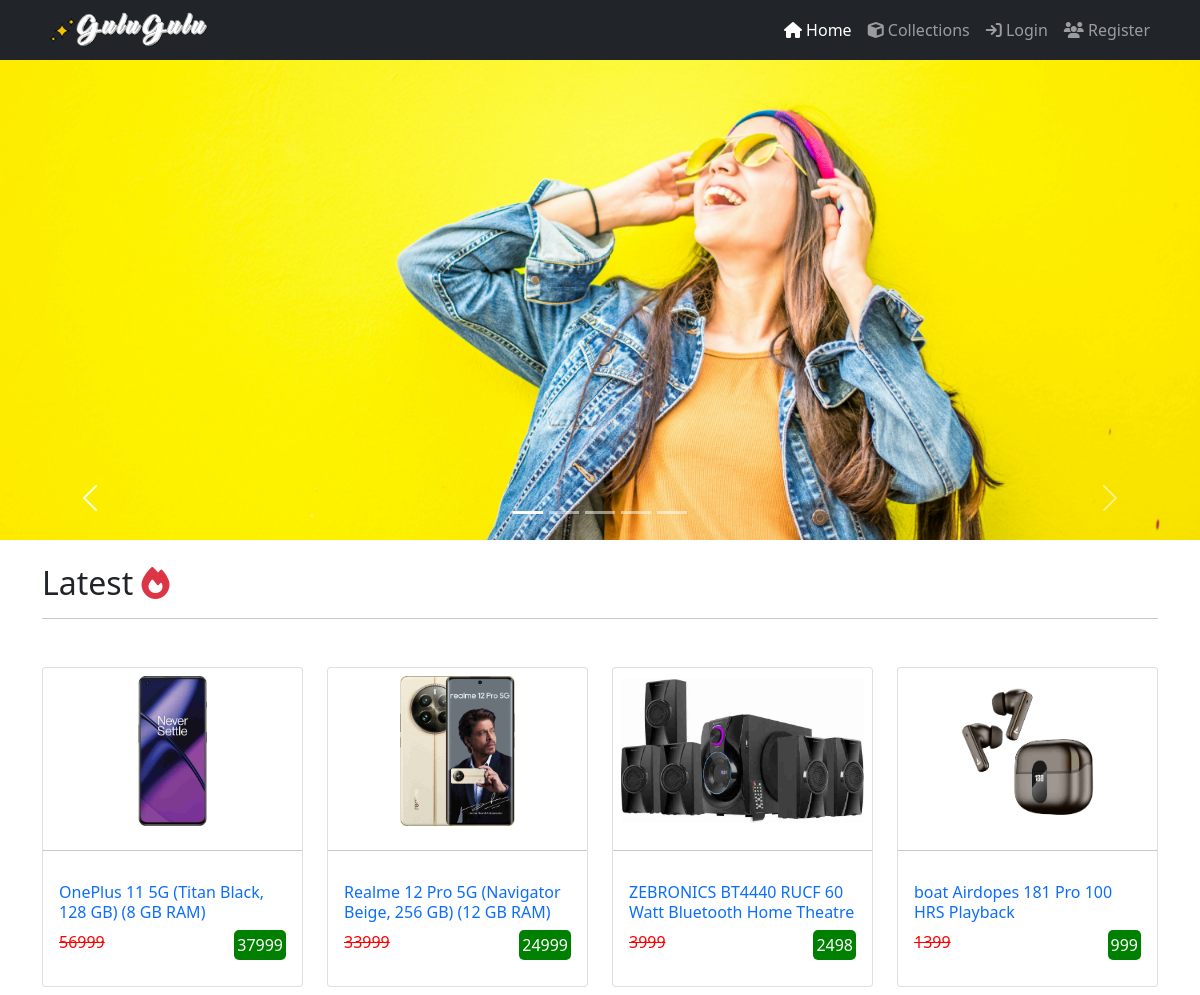
The page / on the database its author committed.
### Rkartapp/models.py (models this page shows, shortened)
class Product(models.Model):
    category=models.ForeignKey(Category,on_delete=models.CASCADE)
    name=models.CharField(max_length=150,null=False,blank=False)
    vendor=models.CharField(max_length=150,null=False,blank=False)
    quantity=models.IntegerField(null=False,blank=False)
    product_image=models.ImageField(upload_to=getFileName,null=True,blank=True)
    original_price=models.FloatField(null=False,blank=False)
    selling_price=models.FloatField(null=False,blank=False)
    description=models.TextField(max_length=500,null=False,blank=False)
    status=models.BooleanField(default=False,help_text="0-show,1-hidden")
    trending=models.BooleanField(default=False,help_text="0-show,1-hidden")
    created_at=models.DateField(auto_now_add=True)

### Rkartapp/views.py (the view)
# urls.py: 2. Add a URL to urlpatterns:  path('', views.home, name='home')
def home(request):
    products=Product.objects.filter(trending=1)
    return render(request,"shop/index.html",{"products":products})

### Rkartapp/templates/shop/index.html (shortened to what this page needs)
{% extends 'shop/layouts/main.html'%}
{% load static %}
{% block content %}
{% include 'shop/inc/slider.html'%}
    <div class="container">
        <div class="row">
            <div class="col-12 my-4">
                <h2>Latest <i class="fa-solid fa-fire text-danger"></i></h2>
                <hr style="border-color: grey;">
           </div>
           {% for item in products %}
            <div class="col-lg-3 col-sm-6 col-md-4">
            <div class="card my-2" id="card" style="height: 320px;">
                <img src="{{item.product_image.url}}" class="card-image-top m-2 d-flex" alt="categories" height="150px" style="object-fit: contain;">
                <hr style="border-color: grey;">
                <a href="{% url 'product_details' item.category.name item.name %}" style="text-decoration:none;">
                <div class="card-body">
                    <h6 class="card-text text-primary">{{item.name}}</h6>
                    <p class="card-text mt-2">
                        <span class="float-start" style="color: red;"><s>{{item.original_price | stringformat:'d'}}</s></span>
                        <span class="float-end" style="background-color: green;color: white; padding: 3px; border-radius: 5px;">{{item.selling_price | stringformat:'d'}}</span>
                    </p>
                </div>
                </a>
            </div>
            </div>
            {% endfor %}
    </div>
</div>
{% endblock content %}

### Rkartapp/templates/shop/layouts/main.html (shortened to what this page needs)
<!DOCTYPE html>
<html lang="en">
<head>
    {% load static %}
    <link href="https://cdn.jsdelivr.net/npm/bootstrap@5.0.2/dist/css/bootstrap.min.css"
    rel="stylesheet"
>
    <link rel="stylesheet" href="https://cdnjs.cloudflare.com/ajax/libs/font-awesome/6.6.0/css/all.min.css"
/>
</head>
<body>
    {% include 'shop/inc/navbar.html'%}
    {% block content %}
    {% endblock content %}
</body>
</html>

### Rkartapp/templates/shop/inc/navbar.html (shortened to what this page needs)
{% load static %}
<nav class="navbar navbar-expand-lg navbar-dark bg-dark p-0">
    <div class="container">
      <a class="navbar-brand" href="#"><img src="{% static 'images/logo.png'%}" alt="" height="50px"></a>
        <div class="navbar-nav ms-auto">
          {% if request.user.is_authenticated %}
          <a class="nav-link active" aria-current="page" href="{% url 'home' %}"><i class="fa-solid fa-user"></i><span id="user__name"> {{user}}</span></a>
          <a class="nav-link" href="{% url 'collections' %}"><i class="fa-solid fa-cube"></i> Collections</a>
          <a class="nav-link" href="{% url 'logout' %}"><i class="fa-solid fa-sign-out"></i> logout</a>
          {% else %}
          <a class="nav-link active" aria-current="page" href="{% url 'home' %}"><i class="fa-solid fa-house"></i> Home</a>
          <a class="nav-link" href="{% url 'collections' %}"><i class="fa-solid fa-cube"></i> Collections</a>
          <a class="nav-link" href="{% url 'login' %}"><i class="fa-solid fa-sign-in"></i> Login</a>
          <a class="nav-link" href="{% url 'register' %}"><i class="fa-solid fa-users"></i> Register</a>
          {% endif %}
        </div>
    </div>
  </nav>

### Rkartapp/templates/shop/inc/slider.html (shortened to what this page needs)
{% load static %}
<div id="carouselExampleIndicators" class="carousel slide mt-0" data-bs-ride="carousel">
    <div class="carousel-indicators">
      <button type="button" data-bs-target="#carouselExampleIndicators" data-bs-slide-to="0" class="active" aria-current="true" aria-label="Slide 1"></button>
      <button type="button" data-bs-target="#carouselExampleIndicators" data-bs-slide-to="1" aria-label="Slide 2"></button>
      <button type="button" data-bs-target="#carouselExampleIndicators" data-bs-slide-to="2" aria-label="Slide 3"></button>
      <button type="button" data-bs-target="#carouselExampleIndicators" data-bs-slide-to="3" aria-label="Slide 4"></button>
      <button type="button" data-bs-target="#carouselExampleIndicators" data-bs-slide-to="4" aria-label="Slide 4"></button>
    </div>
    <div class="carousel-inner">
      <div class="carousel-item active" id="carousel-item">
        <img src="{% static 'images/6.jpg'%}" class="d-block w-100" alt="..." style="height: 60vh;
        object-fit: cover;
        object-position: 100% 40%;
        overflow: hidden;">
      </div>
      </div>
    </div>
    <div>
    <button class="carousel-control-prev" type="button" data-bs-target="#carouselExampleIndicators" data-bs-slide="prev">
      <span class="carousel-control-prev-icon" aria-hidden="true"></span>
    </button>
    <button class="carousel-control-next" type="button" data-bs-target="#carouselExampleIndicators" data-bs-slide="next">
      <span class="carousel-control-next-icon" aria-hidden="true"></span>
    </button>
  </div>

### rows shown on the page
Product: product_image (picture), name "OnePlus 11 5G (Titan Black, 128 GB) (8 GB RAM)", original_price "56999", selling_price "37999"
Product: product_image (picture), name "Realme 12 Pro 5G (Navigator Beige, 256 GB) (12 GB RAM)", original_price "33999", selling_price "24999"
Product: product_image (picture), name "ZEBRONICS BT4440 RUCF 60 Watt Bluetooth Home Theatre", original_price "3999", selling_price "2498"
Product: product_image (picture), name "boat Airdopes 181 Pro 100 HRS Playback", original_price "1399", selling_price "999"
